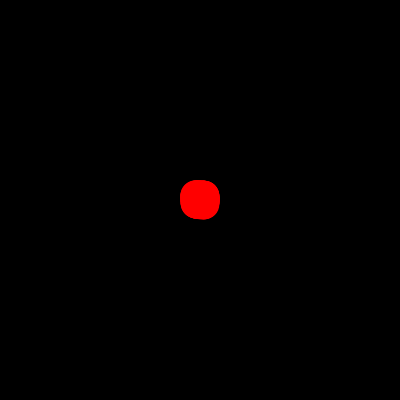
Frame 1 (no input)
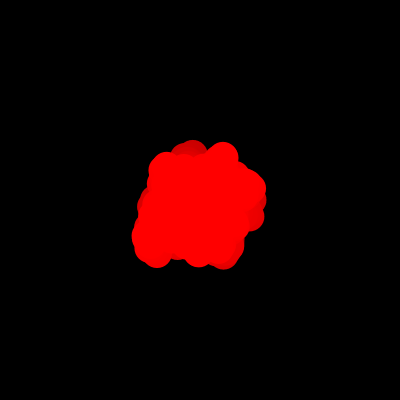
Frame 60 (the mouse pressed at the canvas centre just before this capture)
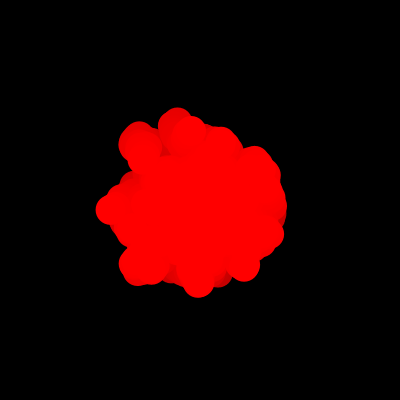
Frame 120 (the mouse held since frame 60 and released just before this capture)

The Processing sketch that drew these frames (run headless with seeded random() and noise(); from frame 60 on, the mouse is pressed at the canvas centre):

// Processing sketch: sketch_171209a
// ── sketch_171209a.pde
  int num = 100;
  float[] x = new float[num];  
  float[] y = new float[num];  
  
void setup(){
  size(400,400);
  noStroke(); 
  frameRate(30);
  background(0);
  //Pimage img = createImage(width,height,ARGB)
  //colorMode(HSB);
  //fill(255,0,0);
  //ellipse(100,100,100,100);
}

void draw(){
  fill(0,2);
  rect(0, 0, width, height);
    fill(255,0,0);
  //ellipse(mouseX,mouseY,100,100);  
  
  translate(width/2,height/2);
  for(int i=0;i < num;i++){
      x[i] = x[i] + random(-5,5);y[i] = y[i] + random(-5,5);
      ellipse(x[i],y[i],30,30);
  }
  
}
